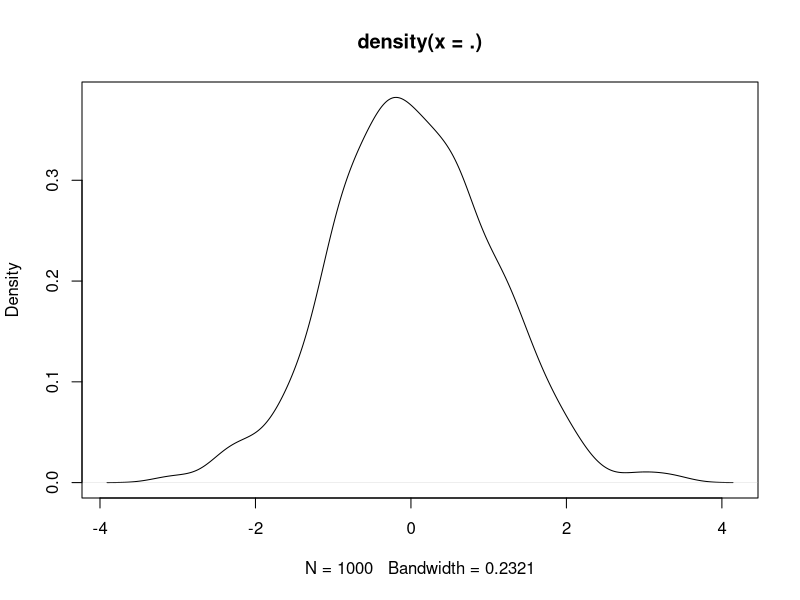
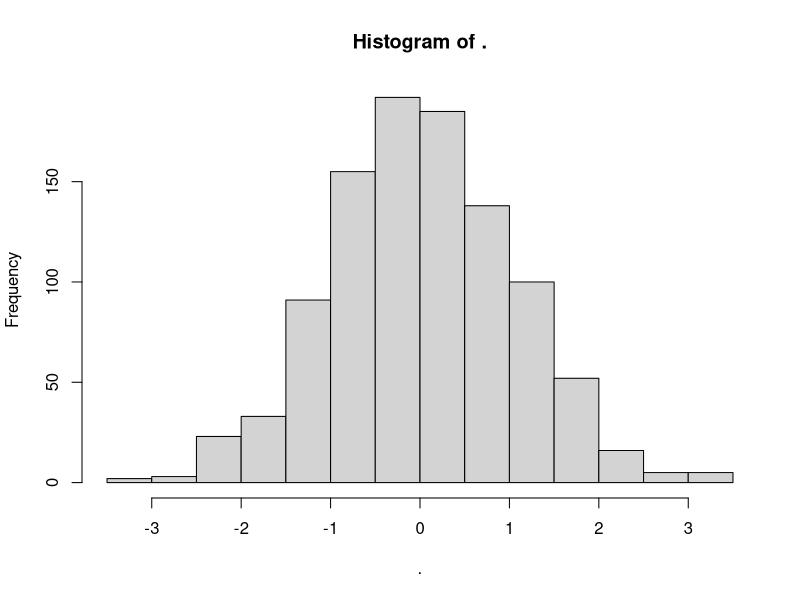
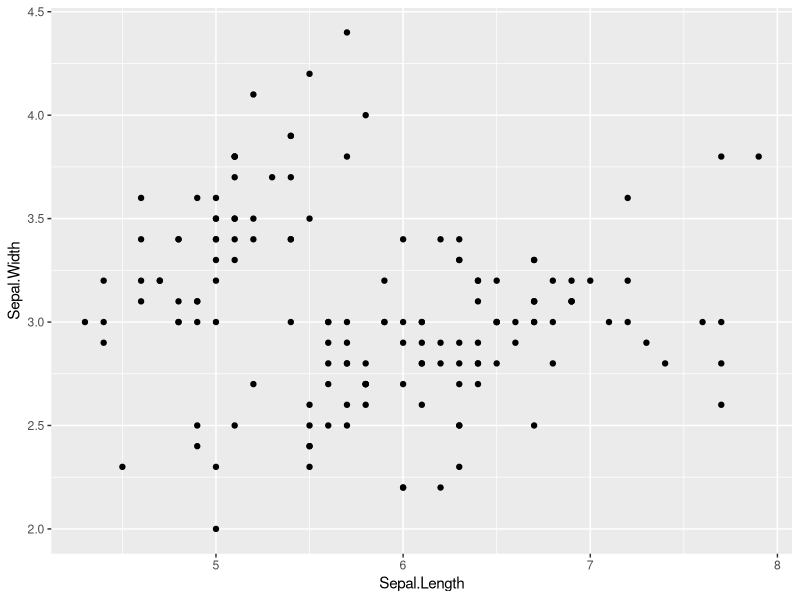
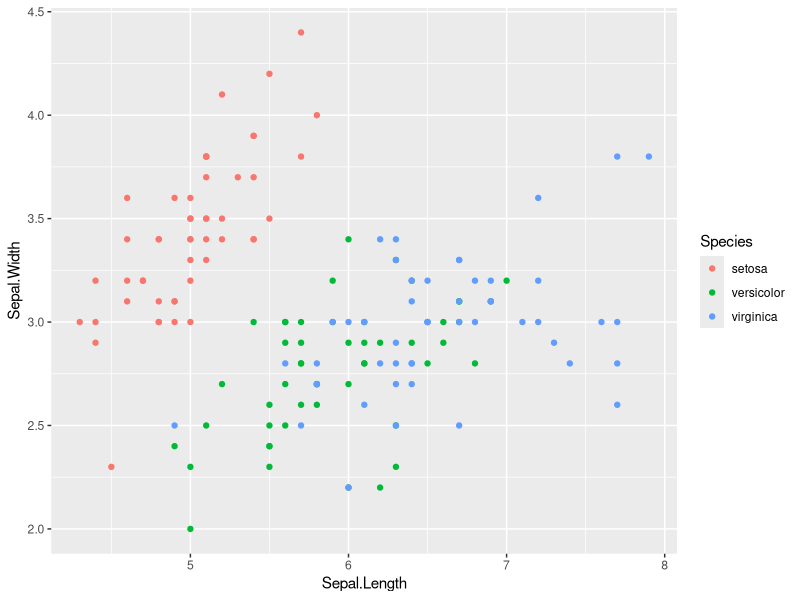
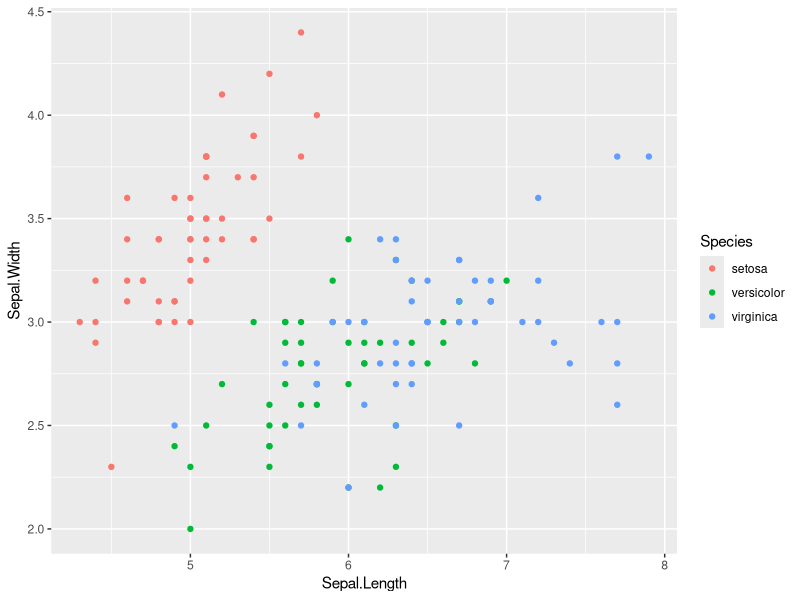
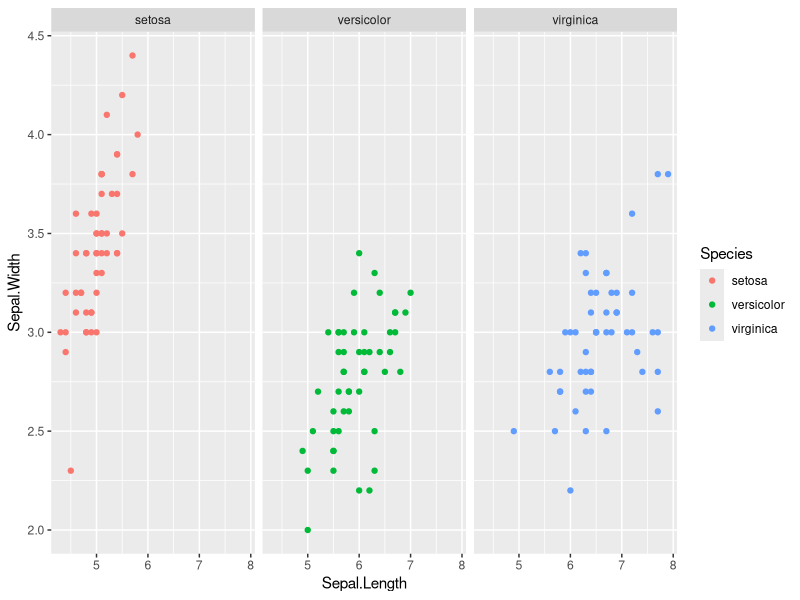
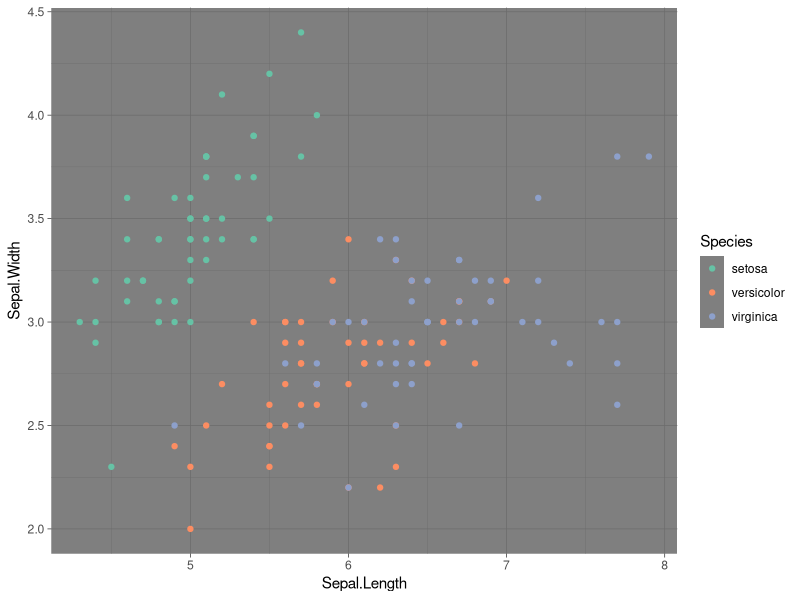
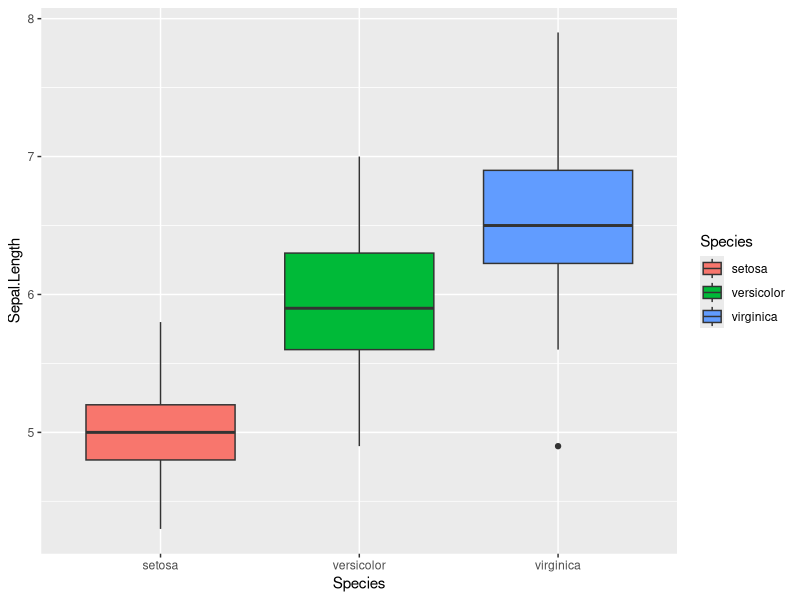

Write the R code that produced these figures, in order.
##################################
# harmadik ora (27/2/19)
##################################

library(tidyverse)

# eloszlasok

set.seed(1337)
a = rnorm(1000, 0, 1)
b = rnorm(1000, 3, 1)
c = rnorm(1000, 6, 1) 
d = rnorm(1000, 0, 10)
e = c(rnorm(500, -3, 10),rnorm(500, 3, 10))
f = runif(n = 1000, -2, 2)

a
a %>% density %>% plot
a %>% hist
# szinten erdekesek:
d
e
f

# abrak
d = as_tibble(iris)
View(d)
# mit latunk
summary(d)

# https://www.rstudio.com/resources/cheatsheets/

## scatter plot

d %>% 
  ggplot() +
  geom_point(mapping = aes(x = Sepal.Length, y = Sepal.Width))

d %>% 
  ggplot() +
  geom_point(mapping = aes(x = Sepal.Length, y = Sepal.Width, colour = Species))

d %>% 
  ggplot() +
  geom_point(mapping = aes(x = Sepal.Length, y = Sepal.Width, color = Species))

d %>% 
  ggplot() +
  geom_point(mapping = aes(x = Sepal.Length, y = Sepal.Width, colour = Species)) +
  facet_wrap( ~ Species)

library(ggthemes)
library(RColorBrewer)

d %>% 
  ggplot() +
  geom_point(mapping = aes(x = Sepal.Length, y = Sepal.Width, colour = Species)) +
  theme_dark() +
  scale_colour_brewer(palette = 'Set2')

## boxplot

d %>% 
  ggplot() +
  geom_boxplot(mapping = aes(x = Species, y = Sepal.Length, fill = Species))

d %>% 
  ggplot() +
  geom_violin(mapping = aes(x = Species, y = Sepal.Length, colour = Species))

d %>% 
  ggplot() +
  geom_violin(mapping = aes(x = Species, y = Sepal.Length, fill = Species))

# countplot

counts = d %>%
  mutate(big.plant = Petal.Length > mean(Petal.Length)) %>% 
  group_by(big.plant) %>% 
  summarise(n = n())

counts %>% 
  ggplot() +
  geom_col(mapping = aes(x = big.plant, y = n))